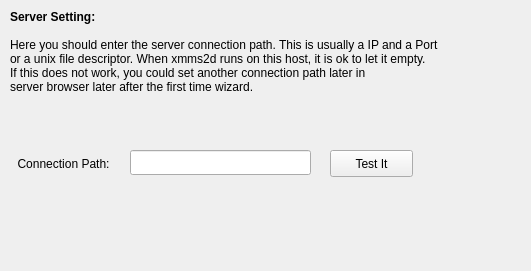
<ui version="4.0" >
 <class>server</class>
 <widget class="QWidget" name="server" >
  <property name="geometry" >
   <rect>
    <x>0</x>
    <y>0</y>
    <width>531</width>
    <height>271</height>
   </rect>
  </property>
  <widget class="QLabel" name="label_2" >
   <property name="geometry" >
    <rect>
     <x>10</x>
     <y>155</y>
     <width>107</width>
     <height>17</height>
    </rect>
   </property>
   <property name="text" >
    <string>Connection Path:</string>
   </property>
   <property name="alignment" >
    <set>Qt::AlignCenter</set>
   </property>
  </widget>
  <widget class="QLabel" name="label" >
   <property name="geometry" >
    <rect>
     <x>10</x>
     <y>10</y>
     <width>511</width>
     <height>121</height>
    </rect>
   </property>
   <property name="text" >
    <string>&lt;b>Server Setting:&lt;/b>&lt;br />&lt;br />Here you should enter the server connection path. This is usually a IP and a Port&lt;br /> or a unix file descriptor. When xmms2d runs on this host, it is ok to let it empty.&lt;br />If this does not work, you could set another connection path later in&lt;br />server browser later after the first time wizard.</string>
   </property>
   <property name="textFormat" >
    <enum>Qt::RichText</enum>
   </property>
   <property name="alignment" >
    <set>Qt::AlignLeading|Qt::AlignLeft|Qt::AlignTop</set>
   </property>
  </widget>
  <widget class="QLineEdit" name="serverConPath" >
   <property name="geometry" >
    <rect>
     <x>130</x>
     <y>150</y>
     <width>181</width>
     <height>25</height>
    </rect>
   </property>
   <property name="text" >
    <string/>
   </property>
  </widget>
  <widget class="QPushButton" name="pbTry" >
   <property name="geometry" >
    <rect>
     <x>330</x>
     <y>150</y>
     <width>83</width>
     <height>27</height>
    </rect>
   </property>
   <property name="text" >
    <string>Test It</string>
   </property>
  </widget>
 </widget>
 <resources/>
 <connections/>
</ui>
